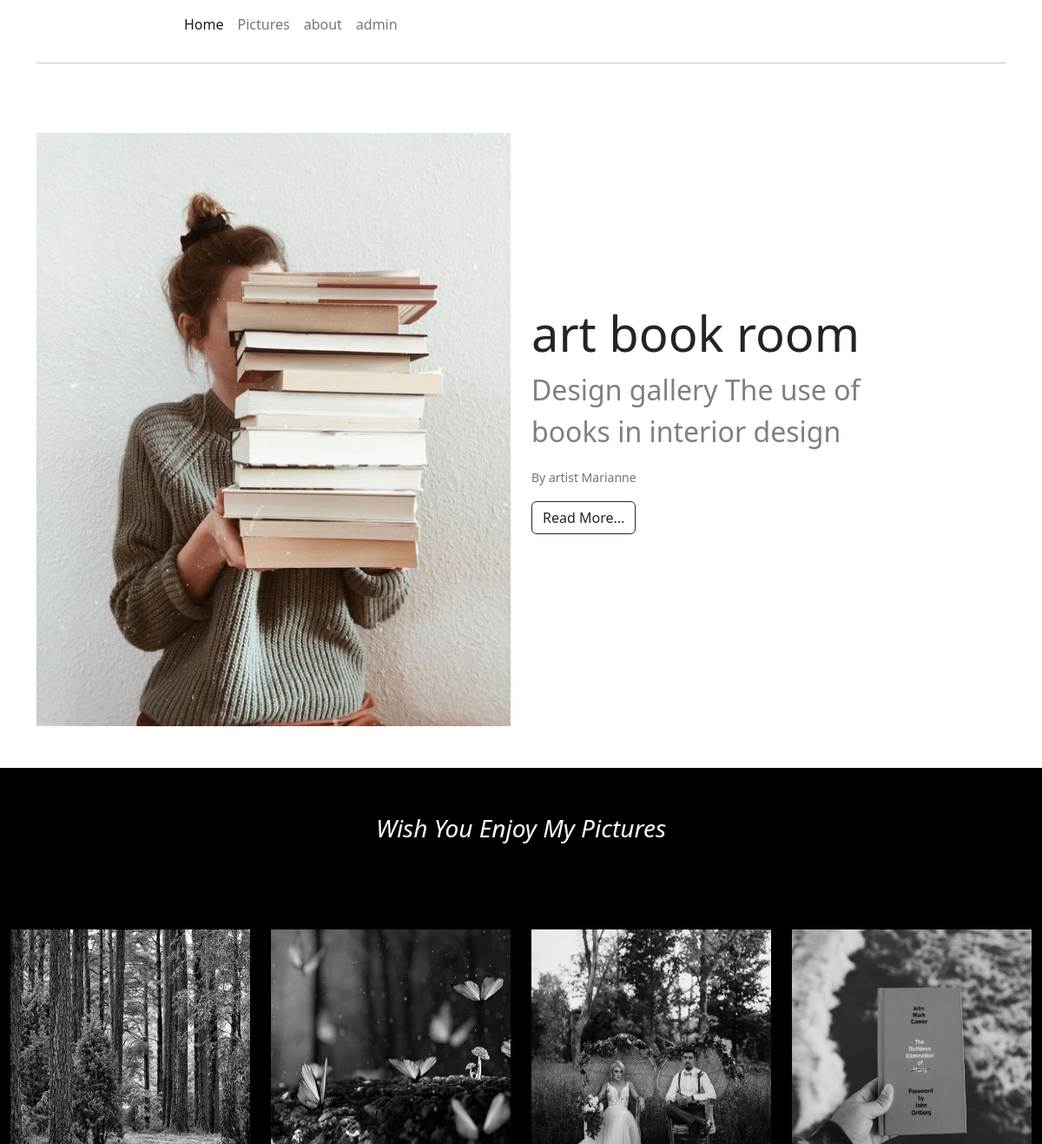
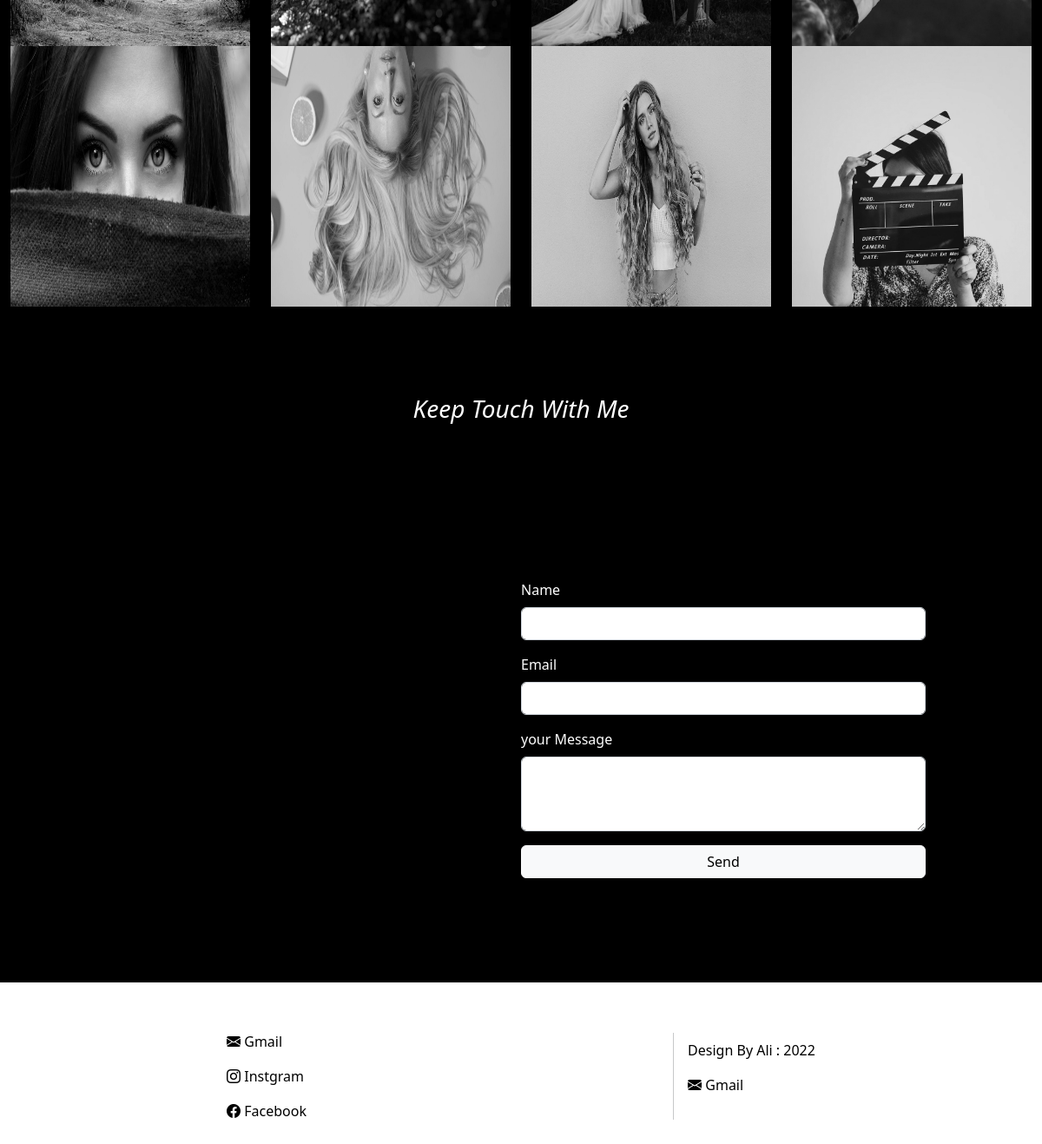
/pictures/, run on the app's committed database (2 pictures, top to bottom).
### blog/models.py (models this page shows, shortened)
class BookPhoto(models.Model):
     title = models.CharField(max_length=255,blank=True,null=True)
     description = models.TextField(blank=True,null=True)
     img  = models.ImageField(upload_to='book_photos/',blank=True,null=True)

class Pictures(models.Model):
    options = (
        ('draft', 'Draft'),
        ('published', 'Published'),
    )
    img         = models.ImageField(upload_to='images/',blank=True,null=True)
    status      = models.CharField(max_length=10, choices=options, default='published')
    date        = models.DateTimeField(auto_now_add=True)
    class Meta:
        ordering=('-date',)

### blog/views.py (the view)
# urls.py: path('pictures/' , display_pictures,name='display_pictures') ,
def display_pictures(request):
    pictures = Pictures.objects.all()
    book_photo = BookPhoto.objects.all()
    return render(request , 'pictures.html',{'pictures':pictures,'book_photo':book_photo})

### templates/pictures.html
{% extends 'base.html' %}
{% block body %}
<div class="container">
    {% include 'navbar_and_footer/navbar.html' %}
</div>
<div class="container">
    <section>
        <div class="row align-items-center mb-5 " style="margin-top:80px;">
            {% for book in book_photo|slice:'0:1' %}
            <div class="col-lg-6">
                <div class="">
                    <img class="img-fluid " src="{{book.img.url}}" alt="" />
                </div>
            </div>
            {% endfor %}
            {% for book in book_photo|slice:'0:1' %}
            <div class="col-lg-5 mb-4 text-center text-md-start">
                <div class="text">
                    <h1 class="display-4 ali-texr">{{book.title}}</h1>
                    <p class="text-black-50 fs-2 ">{{book.description}}
                    </p>
                    <p class="card-text"><small class="text-muted">By artist Marianne</small></p>
                </div>
                <a href="" class="btn btn-outline-dark mt-3">
                    Read More...
                </a>
            </div>
            {% endfor %}
        </div>
    </section>
</div>
<div class="row pb-5" style="background-color:black;margin:0px;">
    <p class="text-center text-white text-capitalize fs-3 fst-italic mt-5 mb-5 pb-5">wish You Enjoy My Pictures</p>
    {% for pic in pictures %}
    <div class="col-md-3 ">
        <div class="gallery ">
            <a href="{{pic.img.url}}" data-lightbox="example-set"
                data-title="Click the right half of the image to move forward.">
                <img src="{{pic.img.url}}" alt="Mountains">
            </a>
        </div>
    </div>
    {% endfor %}
</div>
{% endblock body %}

### templates/base.html (shortened to what this page needs)
{% load static %}
<!DOCTYPE html>
<html lang="en">
<head>
    <link href="https://cdn.jsdelivr.net/npm/bootstrap@5.2.2/dist/css/bootstrap.min.css" rel="stylesheet"
>
    <link rel="stylesheet" href="https://cdn.jsdelivr.net/npm/bootstrap-icons@1.9.1/font/bootstrap-icons.css">
    <link rel="stylesheet" href="{% static 'css/style.css' %}">
    <link rel="stylesheet" href="{% static 'lightbox/css/lightbox.min.css' %}">
</head>
<body>
    {% block body %}
    {% endblock body %}
    {% include 'contact.html' %}
    <div class="container">
        {% include 'navbar_and_footer/footer.html' %}
    </div>
</body>
</html>

### templates/navbar_and_footer/navbar.html (shortened to what this page needs)
<nav class="navbar navbar-expand-lg ">
    <div class="container-fluid">
        <img src="../../static/img/logo.png" class=" m-logo  navbar-brand" alt="">
        <div class="collapse navbar-collapse " id="navbarSupportedContent">
            <ul class="navbar-nav me-auto mb-2 mb-lg-0">
                <li class="nav-item">
                    <a class="nav-link active" aria-current="page" href="{% url 'home_page' %}">Home</a>
                </li>
                <li class="nav-item">
                    <a class="nav-link" href="{% url 'display_pictures' %}">Pictures</a>
                </li>
                <li class="nav-item">
                    <a class="nav-link" href="{% url 'about' %}">about</a>
                </li>
                <li class="nav-item">
                    <a class="nav-link" href="{% url 'admin' %}">admin</a>
                </li>
        </div>
    </div>
</nav>
<hr>

### templates/contact.html (shortened to what this page needs)
<div class="row pb-5" style="background-color:black;margin:0px;">
    <p class="text-center text-white text-capitalize fs-3 fst-italic mt-5 mb-5 pb-5">Keep Touch with Me</p>
    <div class="row align-items-center mb-5 " style="margin-top:80px;">
        <div class="col-lg-5 mb-4 text-center text-md-start">
            <form>
                <div class="mb-3">
                    <label for="exampleInputEmail1" class="form-label text-white">Name</label>
                    <input type="text" class="form-control feedback-input" id="exampleInputEmail1"
                        aria-describedby="emailHelp">
                </div>
                <div class="mb-3">
                    <label for="exampleInputPassword1" class="form-label text-white">Email</label>
                    <input type="email" class="form-control feedback-input" id="exampleInputPassword1">
                </div>
                <div class="mb-3 ">
                    <label for="exampleFormControlTextarea1" class="form-label text-white">your Message</label>
                    <textarea class="form-control feedback-input" id="exampleFormControlTextarea1" rows="3"></textarea>
                </div>
                <div class="d-grid gap-2">
                    <button class="btn btn-light" type="button">Send</button>
                </div>
            </form>
        </div>
    </div>
</div>

### templates/navbar_and_footer/footer.html (shortened to what this page needs)
<footer>
    <div class="row">
        <div class="d-flex justify-content-around  align-items-center mt-5 mb-5">
            <ul class="nav flex-column">
                <li class="nav-item ">
                    <a class="nav-link text-black" href="#"><i class="bi bi-envelope-fill"></i> Gmail</a>
                </li>
                <li class="nav-item">
                    <a class="nav-link text-black" href="#"><i class="bi bi-instagram"></i> Instgram</a>
                </li>
                <li class="nav-item">
                    <a class="nav-link text-black" href="#"><i class="bi bi-facebook"></i> Facebook</a>
                </li>
            </ul>
            <div class="d-flex">
                <ul class="nav flex-column">
                    <li class="nav-item">
                        <a class="nav-link text-black">Design By Ali : 2022</a>
                    </li>
                    <li class="nav-item ">
                        <a class="nav-link text-black" href="#"><i class="bi bi-envelope-fill"></i> Gmail</a>
                    </li>
                </ul>
            </div>
        </div>
    </div>
</footer>

### static/css/style.css (style rules this page uses)
* { box-sizing: border-box; margin: 0; padding: 0; }
div.gallery img { width: 100%; height: 300px; filter: grayscale(); transition: all 0.2s linear; margin: 0px; }

### templates/navbar_and_footer/navbar.html (style rules this page uses)
.m-logo { width: 150px; margin: 0; }

### data on the page
BookPhoto: img (picture), title "art book room", description "Design gallery The use of books in interior design"
Pictures: img (picture)
Pictures: img (picture)
Pictures: img (picture)
Pictures: img (picture)
Pictures: img (picture)
Pictures: img (picture)
Pictures: img (picture)
Pictures: img (picture)
